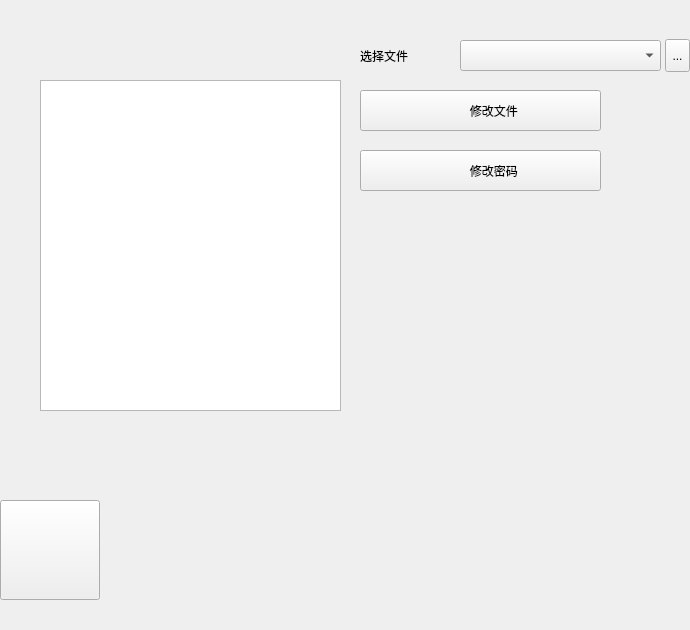
<?xml version="1.0" encoding="UTF-8"?>
<ui version="4.0">
 <class>File_Widget</class>
 <widget class="QWidget" name="File_Widget">
  <property name="geometry">
   <rect>
    <x>0</x>
    <y>0</y>
    <width>690</width>
    <height>630</height>
   </rect>
  </property>
  <property name="windowTitle">
   <string>Form</string>
  </property>
  <widget class="QLabel" name="label">
   <property name="geometry">
    <rect>
     <x>-190</x>
     <y>560</y>
     <width>54</width>
     <height>12</height>
    </rect>
   </property>
   <property name="text">
    <string>TextLabel</string>
   </property>
  </widget>
  <widget class="QLabel" name="back_label">
   <property name="geometry">
    <rect>
     <x>10</x>
     <y>590</y>
     <width>61</width>
     <height>40</height>
    </rect>
   </property>
   <property name="styleSheet">
    <string notr="true">border-image: url(:/backcaption.png);</string>
   </property>
   <property name="text">
    <string/>
   </property>
  </widget>
  <widget class="QToolButton" name="back">
   <property name="geometry">
    <rect>
     <x>0</x>
     <y>500</y>
     <width>100</width>
     <height>100</height>
    </rect>
   </property>
   <property name="styleSheet">
    <string notr="true">border-image: url(:/start_button.png);</string>
   </property>
   <property name="text">
    <string/>
   </property>
  </widget>
  <widget class="QTextBrowser" name="text">
   <property name="geometry">
    <rect>
     <x>40</x>
     <y>80</y>
     <width>301</width>
     <height>331</height>
    </rect>
   </property>
   <property name="styleSheet">
    <string notr="true">font: 12pt &quot;微软雅黑&quot;;
border-image: url(:/backg.png);</string>
   </property>
  </widget>
  <widget class="QLabel" name="title">
   <property name="geometry">
    <rect>
     <x>420</x>
     <y>90</y>
     <width>271</width>
     <height>121</height>
    </rect>
   </property>
   <property name="styleSheet">
    <string notr="true">font: 12pt &quot;arial&quot;;</string>
   </property>
   <property name="text">
    <string/>
   </property>
   <property name="alignment">
    <set>Qt::AlignLeading|Qt::AlignLeft|Qt::AlignTop</set>
   </property>
   <property name="wordWrap">
    <bool>true</bool>
   </property>
  </widget>
  <widget class="QLabel" name="title_label">
   <property name="geometry">
    <rect>
     <x>360</x>
     <y>80</y>
     <width>54</width>
     <height>51</height>
    </rect>
   </property>
   <property name="styleSheet">
    <string notr="true">font: 16pt &quot;黑体&quot;;</string>
   </property>
   <property name="text">
    <string>路径</string>
   </property>
  </widget>
  <widget class="QComboBox" name="choose">
   <property name="geometry">
    <rect>
     <x>460</x>
     <y>40</y>
     <width>201</width>
     <height>31</height>
    </rect>
   </property>
   <property name="styleSheet">
    <string notr="true">font: 10pt &quot;Arial&quot;;</string>
   </property>
  </widget>
  <widget class="QLabel" name="choose_label">
   <property name="geometry">
    <rect>
     <x>360</x>
     <y>30</y>
     <width>91</width>
     <height>51</height>
    </rect>
   </property>
   <property name="styleSheet">
    <string notr="true">font: 16pt &quot;黑体&quot;;</string>
   </property>
   <property name="text">
    <string>选择文件</string>
   </property>
  </widget>
  <widget class="QToolButton" name="add_button">
   <property name="geometry">
    <rect>
     <x>360</x>
     <y>90</y>
     <width>241</width>
     <height>41</height>
    </rect>
   </property>
   <property name="styleSheet">
    <string notr="true">font: 20pt &quot;黑体&quot;;
border-image: url(:/add_background.png);</string>
   </property>
   <property name="text">
    <string>        修改文件</string>
   </property>
  </widget>
  <widget class="QToolButton" name="delete_button">
   <property name="geometry">
    <rect>
     <x>360</x>
     <y>150</y>
     <width>241</width>
     <height>41</height>
    </rect>
   </property>
   <property name="styleSheet">
    <string notr="true">font: 20pt &quot;黑体&quot;;
border-image: url(:/delete_background.png);</string>
   </property>
   <property name="text">
    <string>        修改密码</string>
   </property>
  </widget>
  <widget class="QToolButton" name="file_choose">
   <property name="geometry">
    <rect>
     <x>665</x>
     <y>39</y>
     <width>25</width>
     <height>33</height>
    </rect>
   </property>
   <property name="styleSheet">
    <string notr="true">font: 10pt &quot;黑体&quot;;</string>
   </property>
   <property name="text">
    <string>...</string>
   </property>
  </widget>
  <widget class="QLabel" name="backgroun_picture">
   <property name="geometry">
    <rect>
     <x>0</x>
     <y>30</y>
     <width>351</width>
     <height>421</height>
    </rect>
   </property>
   <property name="styleSheet">
    <string notr="true">border-image: url(:/file.png);</string>
   </property>
   <property name="text">
    <string/>
   </property>
  </widget>
  <zorder>backgroun_picture</zorder>
  <zorder>label</zorder>
  <zorder>back_label</zorder>
  <zorder>back</zorder>
  <zorder>text</zorder>
  <zorder>title</zorder>
  <zorder>title_label</zorder>
  <zorder>choose</zorder>
  <zorder>choose_label</zorder>
  <zorder>add_button</zorder>
  <zorder>delete_button</zorder>
  <zorder>file_choose</zorder>
 </widget>
 <resources/>
 <connections/>
</ui>
